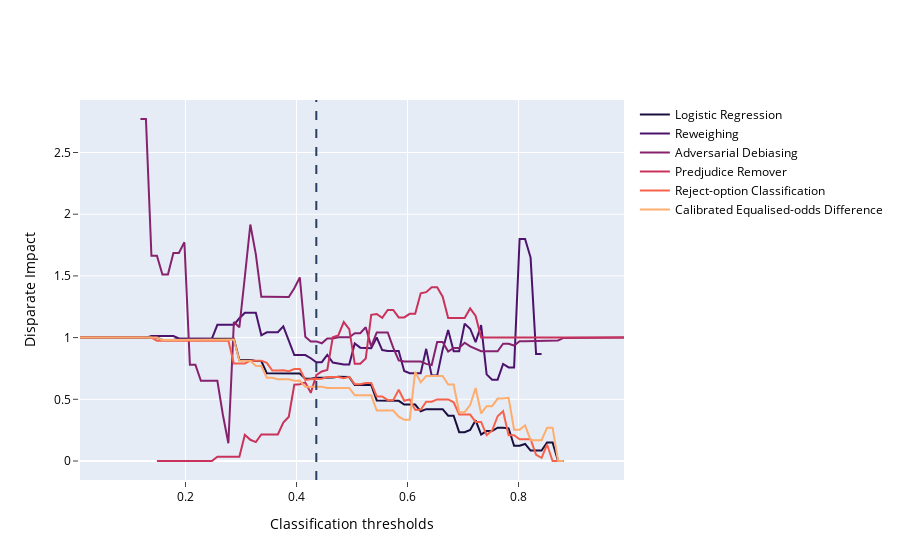

The notebook cell saved with this chart:
### Code cell
disp_imp_files = {'Files' : ['LR_disp_imp_arr.json', 'RW_disp_imp_arr.json', 'AD_disp_imp_arr.json', 
    'PR_disp_imp_arr.json', 'ROC_disp_imp_arr.json', 'CEOD_disp_imp_arr.json'], 
    'Names': ['Logistic Regression', 'Reweighing', 'Adversarial Debiasing', 'Predjudice Remover', 
    'Reject-option Classification', 'Calibrated Equalised-odds Difference']}
plot_plotly_graphs(metric = 'Disparate Impact', filenames = disp_imp_files, filepath = 'disp_imp_plotly.html')
